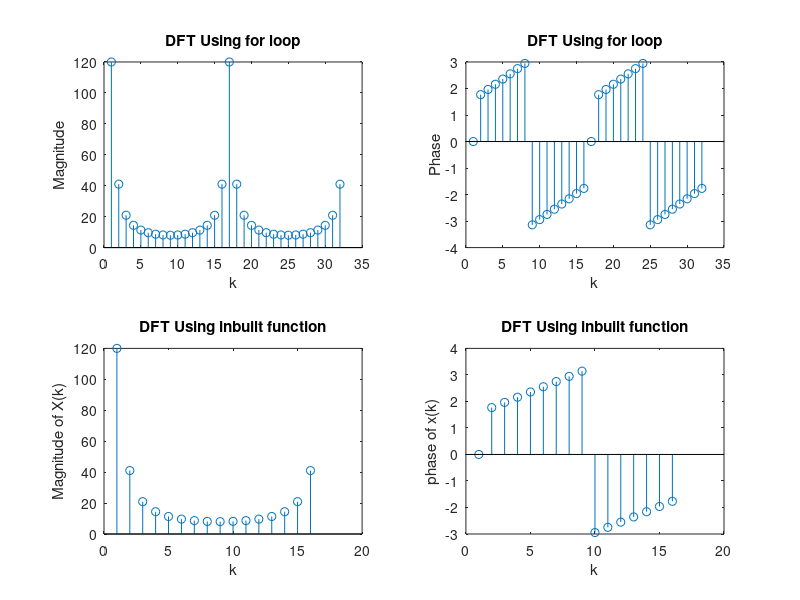

The MATLAB script that drew this image:
clc;        % clears command window
clear all;  % clear all variables
close all;  % close all figures

N=16;
M=32;
x = 0:N-1;
X = zeros(1, M);

for n=0:N-1;
    for k=0:M-1;
        X(k+1)=X(k+1)+x(n+1)*exp(-1i*2*pi*k*n/N);
    end
end

Xmag = abs(X);
Xphase = angle(X);

subplot(2,2,1);
stem(Xmag);
xlabel('k');
ylabel('Magnitude');
title('DFT Using for loop');

subplot(2,2,2);
stem(Xphase);
xlabel('k');
ylabel('Phase');
title('DFT Using for loop');


y = fft(x); 

subplot(2,2,3);
stem(abs(y));
xlabel('k');
ylabel('Magnitude of X(k)');
title('DFT Using inbuilt function');

subplot(2,2,4);
stem(angle(y));
xlabel('k');
ylabel('phase of x(k)');
title('DFT Using inbuilt function');